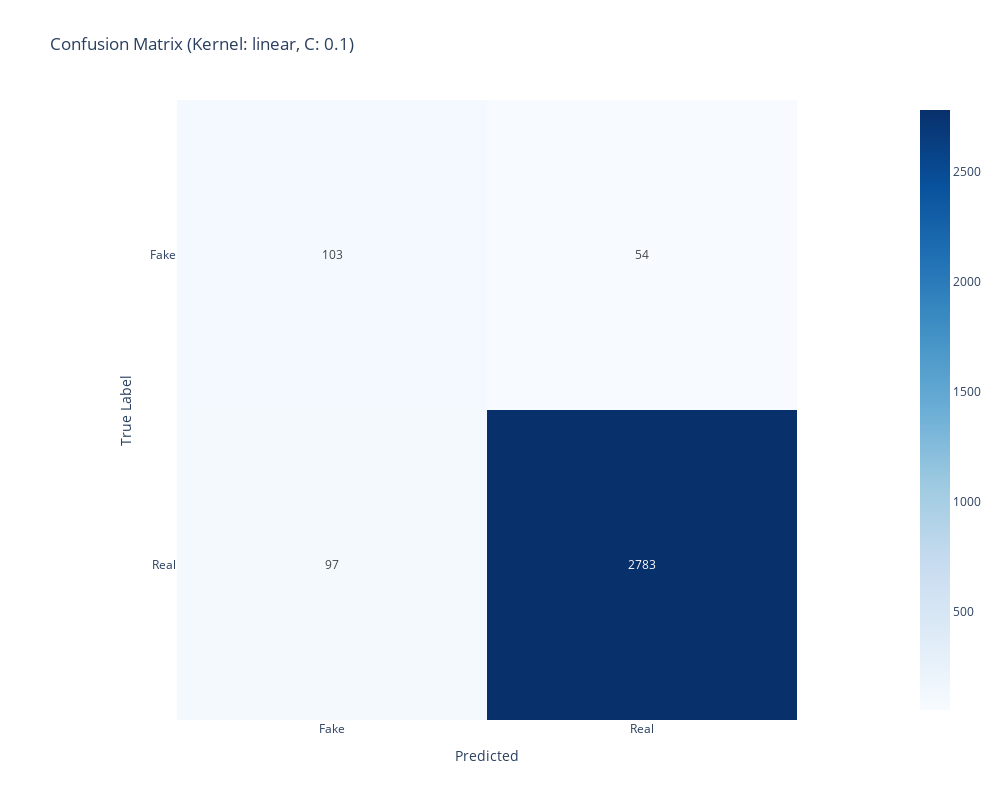
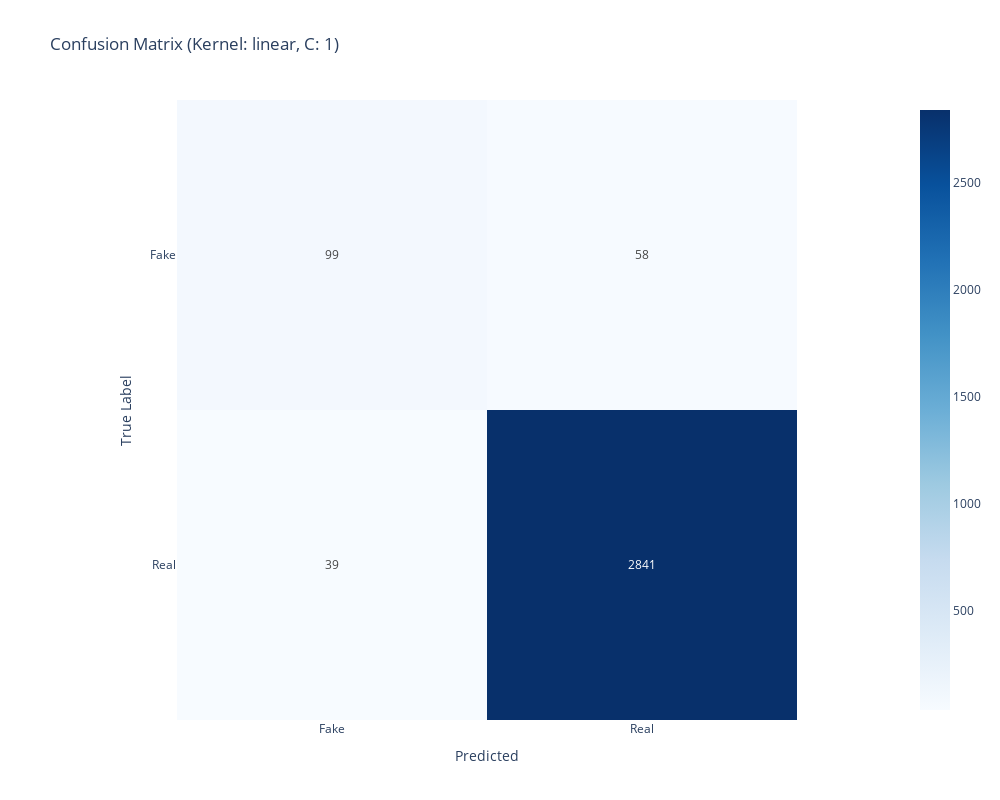
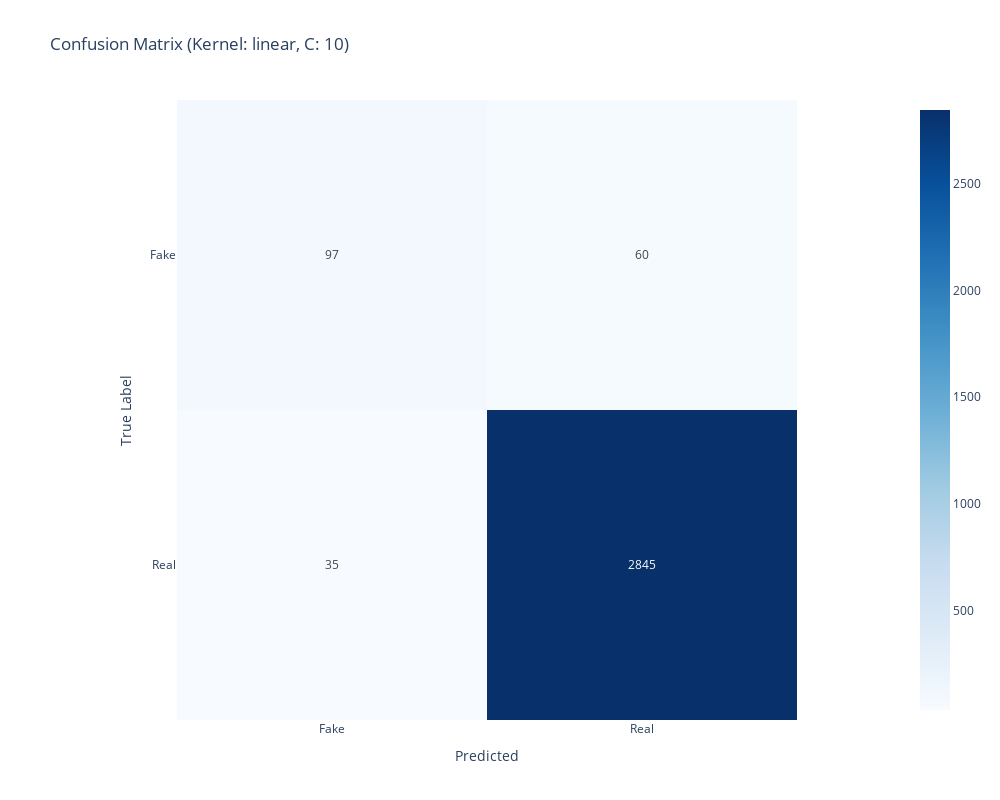
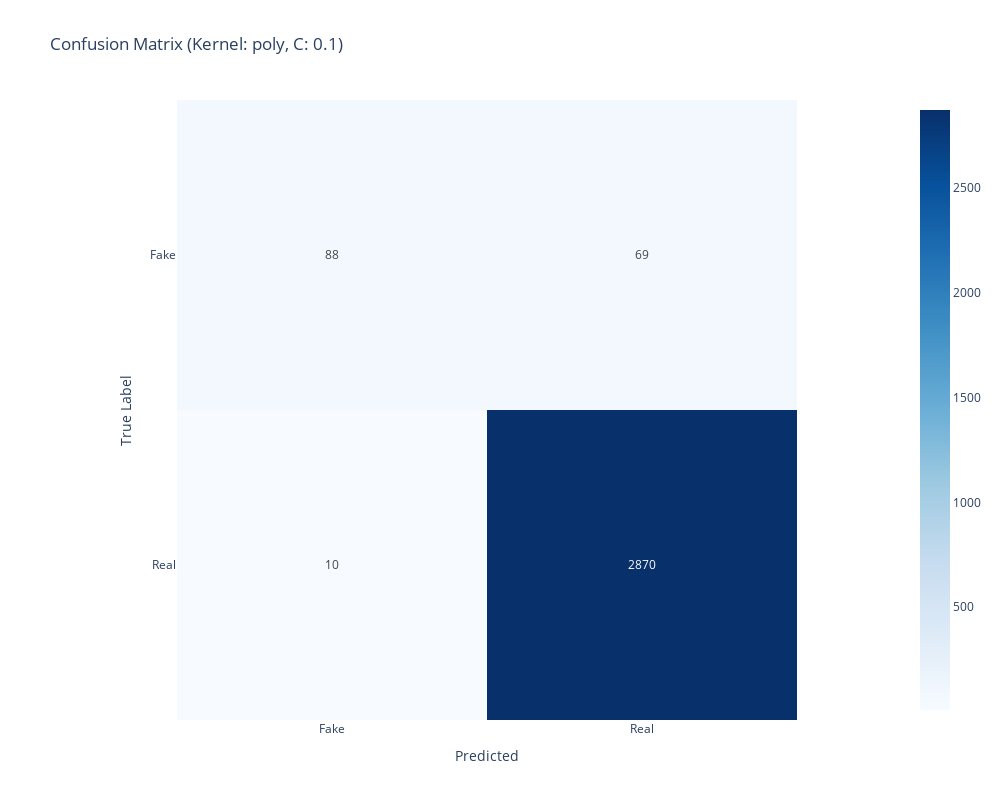

These figures' notebook cell, in order:
### Markdown cell above
### **Hyperparameters variation**

### Code cell
class_labels = ["Fake", "Real"]

# SMOTE instance creation
smote = SMOTE(random_state=42)

# get synthetical exemple with SMOTE
X_train_resampled, y_train_resampled = smote.fit_resample(X_train, y_train)

# Liste des noyaux à tester
kernels = ['linear', 'poly', 'rbf', 'sigmoid']

# Liste des valeurs de C à tester
C_values = [0.1, 1, 10]

for kernel in kernels:
    for C in C_values:
        # Creation of the SVM model with the kernel and the value of the C
        svm_model = SVC(kernel=kernel, C=C, random_state=42)
        
        # Train the model
        svm_model.fit(X_train_resampled, y_train_resampled)
        
        # Preditions
        y_pred = svm_model.predict(X_test)
        
        # Classification report:
        print(f"Kernel: {kernel}, C: {C}")
        print(classification_report(y_test, y_pred, target_names=class_labels))
        confusion_matrix_kwargs = dict(
            text_auto=True, 
            title=f"Confusion Matrix (Kernel: {kernel}, C: {C})", width=1000, height=800,
            labels=dict(x="Predicted", y="True Label"),
            x=class_labels,
            y=class_labels,
            color_continuous_scale='Blues'
        )
        confusion_matrix_data = confusion_matrix(y_test, y_pred, labels=label_encoder.transform(class_labels)) # --> labels in int
        fig = px.imshow(
            confusion_matrix_data, 
            **confusion_matrix_kwargs
        )
        fig.show()

### Figure 1 — Plotly figure (JSON) as saved in the notebook; plotly's stock layout.template omitted (floating-point values rounded to 4 significant figures)
{"data": [{"coloraxis": "coloraxis", "hovertemplate": "Predicted: %{x}<br>True Label: %{y}<br>color: %{z}<extra></extra>", "name": "0", "texttemplate": "%{z}", "type": "heatmap", "x": ["Fake", "Real"], "xaxis": "x", "y": ["Fake", "Real"], "yaxis": "y", "z": [[103, 54], [97, 2783]]}], "layout": {"coloraxis": {"colorscale": [[0, "rgb(247,251,255)"], [0.125, "rgb(222,235,247)"], [0.25, "rgb(198,219,239)"], [0.375, "rgb(158,202,225)"], [0.5, "rgb(107,174,214)"], [0.625, "rgb(66,146,198)"], [0.75, "rgb(33,113,181)"], [0.875, "rgb(8,81,156)"], [1, "rgb(8,48,107)"]]}, "height": 800, "title": {"text": "Confusion Matrix (Kernel: linear, C: 0.1)"}, "width": 1000, "xaxis": {"anchor": "y", "constrain": "domain", "domain": [0, 1], "scaleanchor": "y", "title": {"text": "Predicted"}}, "yaxis": {"anchor": "x", "autorange": "reversed", "constrain": "domain", "domain": [0, 1], "title": {"text": "True Label"}}}}

### Figure 2 — Plotly figure (JSON) as saved in the notebook; plotly's stock layout.template omitted (floating-point values rounded to 4 significant figures)
{"data": [{"coloraxis": "coloraxis", "hovertemplate": "Predicted: %{x}<br>True Label: %{y}<br>color: %{z}<extra></extra>", "name": "0", "texttemplate": "%{z}", "type": "heatmap", "x": ["Fake", "Real"], "xaxis": "x", "y": ["Fake", "Real"], "yaxis": "y", "z": [[99, 58], [39, 2841]]}], "layout": {"coloraxis": {"colorscale": [[0, "rgb(247,251,255)"], [0.125, "rgb(222,235,247)"], [0.25, "rgb(198,219,239)"], [0.375, "rgb(158,202,225)"], [0.5, "rgb(107,174,214)"], [0.625, "rgb(66,146,198)"], [0.75, "rgb(33,113,181)"], [0.875, "rgb(8,81,156)"], [1, "rgb(8,48,107)"]]}, "height": 800, "title": {"text": "Confusion Matrix (Kernel: linear, C: 1)"}, "width": 1000, "xaxis": {"anchor": "y", "constrain": "domain", "domain": [0, 1], "scaleanchor": "y", "title": {"text": "Predicted"}}, "yaxis": {"anchor": "x", "autorange": "reversed", "constrain": "domain", "domain": [0, 1], "title": {"text": "True Label"}}}}

### Figure 3 — Plotly figure (JSON) as saved in the notebook; plotly's stock layout.template omitted (floating-point values rounded to 4 significant figures)
{"data": [{"coloraxis": "coloraxis", "hovertemplate": "Predicted: %{x}<br>True Label: %{y}<br>color: %{z}<extra></extra>", "name": "0", "texttemplate": "%{z}", "type": "heatmap", "x": ["Fake", "Real"], "xaxis": "x", "y": ["Fake", "Real"], "yaxis": "y", "z": [[97, 60], [35, 2845]]}], "layout": {"coloraxis": {"colorscale": [[0, "rgb(247,251,255)"], [0.125, "rgb(222,235,247)"], [0.25, "rgb(198,219,239)"], [0.375, "rgb(158,202,225)"], [0.5, "rgb(107,174,214)"], [0.625, "rgb(66,146,198)"], [0.75, "rgb(33,113,181)"], [0.875, "rgb(8,81,156)"], [1, "rgb(8,48,107)"]]}, "height": 800, "title": {"text": "Confusion Matrix (Kernel: linear, C: 10)"}, "width": 1000, "xaxis": {"anchor": "y", "constrain": "domain", "domain": [0, 1], "scaleanchor": "y", "title": {"text": "Predicted"}}, "yaxis": {"anchor": "x", "autorange": "reversed", "constrain": "domain", "domain": [0, 1], "title": {"text": "True Label"}}}}

### Figure 4 — Plotly figure (JSON) as saved in the notebook; plotly's stock layout.template omitted (floating-point values rounded to 4 significant figures)
{"data": [{"coloraxis": "coloraxis", "hovertemplate": "Predicted: %{x}<br>True Label: %{y}<br>color: %{z}<extra></extra>", "name": "0", "texttemplate": "%{z}", "type": "heatmap", "x": ["Fake", "Real"], "xaxis": "x", "y": ["Fake", "Real"], "yaxis": "y", "z": [[88, 69], [10, 2870]]}], "layout": {"coloraxis": {"colorscale": [[0, "rgb(247,251,255)"], [0.125, "rgb(222,235,247)"], [0.25, "rgb(198,219,239)"], [0.375, "rgb(158,202,225)"], [0.5, "rgb(107,174,214)"], [0.625, "rgb(66,146,198)"], [0.75, "rgb(33,113,181)"], [0.875, "rgb(8,81,156)"], [1, "rgb(8,48,107)"]]}, "height": 800, "title": {"text": "Confusion Matrix (Kernel: poly, C: 0.1)"}, "width": 1000, "xaxis": {"anchor": "y", "constrain": "domain", "domain": [0, 1], "scaleanchor": "y", "title": {"text": "Predicted"}}, "yaxis": {"anchor": "x", "autorange": "reversed", "constrain": "domain", "domain": [0, 1], "title": {"text": "True Label"}}}}
